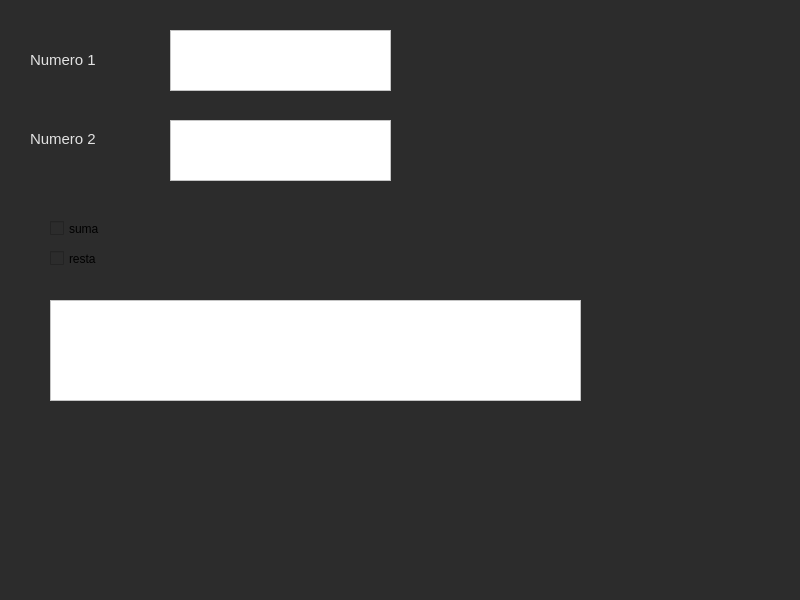
<?xml version="1.0" encoding="UTF-8"?>
<ui version="4.0">
 <class>MainWindow</class>
 <widget class="QMainWindow" name="MainWindow">
  <property name="geometry">
   <rect>
    <x>0</x>
    <y>0</y>
    <width>800</width>
    <height>600</height>
   </rect>
  </property>
  <property name="windowTitle">
   <string>MainWindow</string>
  </property>
  <property name="styleSheet">
   <string notr="true">background-color: rgb(44, 44, 44);</string>
  </property>
  <widget class="QWidget" name="centralwidget">
   <widget class="QTextEdit" name="num1">
    <property name="geometry">
     <rect>
      <x>170</x>
      <y>30</y>
      <width>221</width>
      <height>61</height>
     </rect>
    </property>
    <property name="styleSheet">
     <string notr="true">background-color: rgb(255, 255, 255);</string>
    </property>
   </widget>
   <widget class="QTextEdit" name="num2">
    <property name="geometry">
     <rect>
      <x>170</x>
      <y>120</y>
      <width>221</width>
      <height>61</height>
     </rect>
    </property>
    <property name="styleSheet">
     <string notr="true">background-color: rgb(255, 255, 255);</string>
    </property>
   </widget>
   <widget class="QLabel" name="label">
    <property name="geometry">
     <rect>
      <x>30</x>
      <y>40</y>
      <width>111</width>
      <height>41</height>
     </rect>
    </property>
    <property name="text">
     <string>&lt;html&gt;&lt;head/&gt;&lt;body&gt;&lt;p&gt;&lt;span style=&quot; font-size:11pt; color:#e2e2e2;&quot;&gt;Numero 1&lt;/span&gt;&lt;/p&gt;&lt;/body&gt;&lt;/html&gt;</string>
    </property>
   </widget>
   <widget class="QLabel" name="label_2">
    <property name="geometry">
     <rect>
      <x>30</x>
      <y>130</y>
      <width>111</width>
      <height>41</height>
     </rect>
    </property>
    <property name="text">
     <string>&lt;html&gt;&lt;head/&gt;&lt;body&gt;&lt;p&gt;&lt;span style=&quot; font-size:11pt; color:#e2e2e2;&quot;&gt;Numero 2&lt;/span&gt;&lt;/p&gt;&lt;p&gt;&lt;br/&gt;&lt;/p&gt;&lt;/body&gt;&lt;/html&gt;</string>
    </property>
   </widget>
   <widget class="QCheckBox" name="checksuma">
    <property name="geometry">
     <rect>
      <x>50</x>
      <y>220</y>
      <width>70</width>
      <height>17</height>
     </rect>
    </property>
    <property name="styleSheet">
     <string notr="true">
font: 12pt &quot;MS Shell Dlg 2&quot;;</string>
    </property>
    <property name="text">
     <string>suma</string>
    </property>
   </widget>
   <widget class="QCheckBox" name="checkresta">
    <property name="geometry">
     <rect>
      <x>50</x>
      <y>250</y>
      <width>70</width>
      <height>17</height>
     </rect>
    </property>
    <property name="styleSheet">
     <string notr="true">font: 11pt &quot;MS Shell Dlg 2&quot;;
font: 12pt &quot;MS Shell Dlg 2&quot;;</string>
    </property>
    <property name="text">
     <string>resta</string>
    </property>
   </widget>
   <widget class="QTextEdit" name="Result">
    <property name="geometry">
     <rect>
      <x>50</x>
      <y>300</y>
      <width>531</width>
      <height>101</height>
     </rect>
    </property>
    <property name="styleSheet">
     <string notr="true">background-color: rgb(255, 255, 255);</string>
    </property>
   </widget>
  </widget>
  <widget class="QMenuBar" name="menubar">
   <property name="geometry">
    <rect>
     <x>0</x>
     <y>0</y>
     <width>800</width>
     <height>21</height>
    </rect>
   </property>
  </widget>
  <widget class="QStatusBar" name="statusbar"/>
 </widget>
 <resources/>
 <connections/>
</ui>
